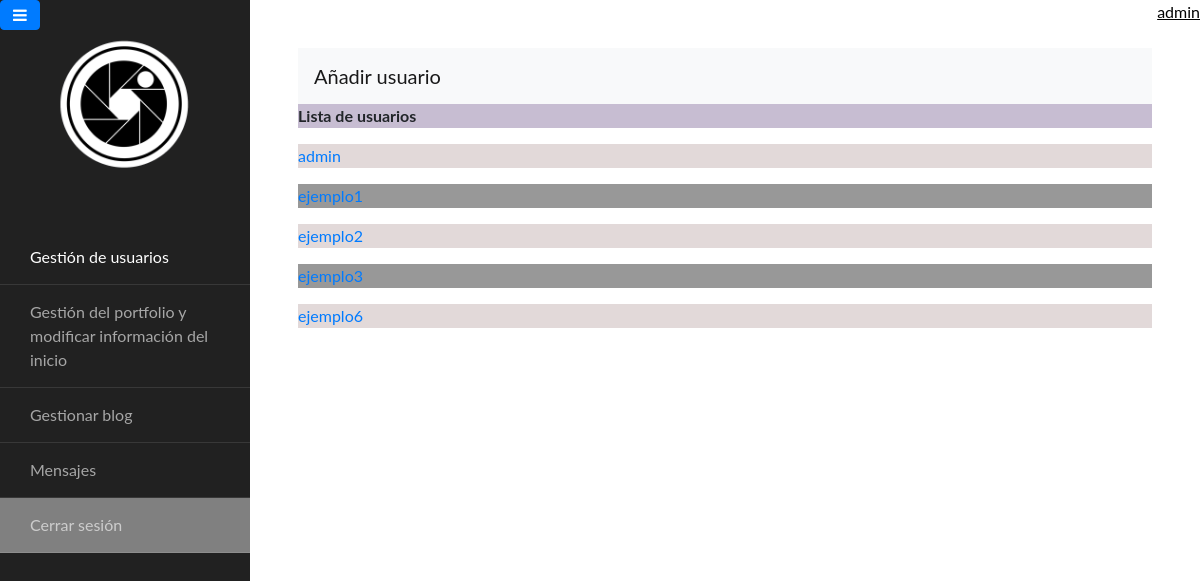
The page /contents/views/userAdmin/home.php (signed in) on the database its author committed.
### tables this page shows
CREATE TABLE `users` (
  `id` int(11) NOT NULL,
  `email` varchar(200) NOT NULL,
  `password` varchar(200) NOT NULL
);

### contents/views/userAdmin/home.php (the view, shortened to what this page needs)
<?php
  require '../../connections/database.php';
  require '../../connections/getData.php';
 ?>
<!DOCTYPE html>
<html>
<head>
<link rel="stylesheet" href="https://stackpath.bootstrapcdn.com/bootstrap/4.4.1/css/bootstrap.min.css">
<link rel="stylesheet" href="https://cdnjs.cloudflare.com/ajax/libs/font-awesome/4.7.0/css/font-awesome.min.css">
<link rel="stylesheet" href="../../styles/estiloVistaPrincipal.css">
</head>
<body id="backgroundImages">
  <div class="wrapper d-flex align-items-stretch">
			<nav id="sidebar">
	  		<h1><a href="home.php" class="logo"><img src="../../images/logoSinLetrasCircular.png"
    style="max-width:100%;"></a></h1>
        <ul id="cambioActivo" class="list-unstyled components mb-5">
                <li class="active"><a href="home.php">Gestión de usuarios</a></li>
                <li class="boton"><a  href="#gestPort" onclick="cargarAdm('#gestionPortfolio');">Gestión del portfolio y modificar información del inicio</a></li>
                <li class="boton"><a href="#gestBlog" onclick="cargarAdm('#gestionarBlog');">Gestionar blog</a></li>
                <li class="boton"><a href="#mensajes" onclick="cargarCont('mensajes.php');">Mensajes</a></li>
                <li class="boton"><a class="btnSpe" href="../../connections/logout.php">Cerrar sesión</a></li>
        </ul>
    	</nav>
      <div class="custom-menu">
					<button type="button" id="sidebarCollapse" class="btn btn-primary">
	          <i class="fa fa-bars"></i>
	        </button>
        </div>
      <div id="content" class="p-4 p-md-5 pt-5">
    <nav class="navbar navbar-expand-lg navbar-light bg-light" >
    <a class="navbar-brand"  type="button" class="btn btn-info btn-lg" data-toggle="modal" data-target="#anadirUsuario">Añadir usuario</a>
    </nav>
      <div id="adminSquare">
        <div id="titulo"><p><b>Lista de usuarios</b></p></div>
        <div class="grid-container">
          <?php
          $consulta="SELECT * FROM users";
          $records=$conn->prepare($consulta);
          $records->execute();
          $numero=0;
          $uno=1;
          if($records->rowcount() >0){
            while($row = $records->fetch(PDO::FETCH_ASSOC)){
                $numero=$numero + $uno;
                if(($numero % 2) == 0){
                    echo ' <div class="contenedor_oscuro">
                          <p><a href="gestionUsuario.php?id='.$row['id'].'">' . $row['email'] . '</a></p>
                          </div>';
                    }
                else{
                    echo ' <div class="contenedor_claro">
                            <p><a href="gestionUsuario.php?id='.$row['id'].'">' . $row['email'] . '</a></p>
                            </div>';
            }
          }
        }
      ?>
    </div>
</div>
  </div>
  <p id="user"><?php printf($results["email"]);?></p>
</div>
</body>
</html>

### contents/styles/estiloVistaPrincipal.css (style rules this page uses)
html { height: 100%; }
body { font-family: "Lato", sans-serif; background-size: cover; background-repeat: no-repeat; }
#user { position: fixed; right: 0; top: 0; color: black; text-decoration: underline black; }
#titulo { background: rgba(116, 93, 143, 0.404); }
#titulo p { text-align: left; }
.contenedor_oscuro { background: rgba(0, 0, 0, 0.404); cursor: pointer; }
.contenedor_claro { background: rgba(184, 160, 160, 0.404); cursor: pointer; }
.grid-container div { text-align: justify; }
#backgroundImages { background-image: url("../../images/fondos/fondo1.jpeg") no-repeat center center; transition: background 3s; min-height:100vh; position:relative; }
.custom-menu { position: fixed; }
.btnSpe { background-color: gray; }
#sidebar { min-width: 250px; max-width: 250px; background: #212121; color: #fff; -webkit-transition: all 0.3s; -o-transition: all 0.3s; transition: all 0.3s; position: relative; height: 100vh ; transition: width .35s; overflow-y: scroll; }
#sidebar h1 { margin-bottom: 20px; font-weight: 700; font-size: 20px; }
#sidebar h1 .logo { color: #fff; display: block; padding: 10px 30px; background: rgba(255, 255, 255, 0); }
#sidebar ul.components { padding: 0; }
#sidebar ul li { font-size: 16px; }
#sidebar ul li a { padding: 15px 30px; display: block; color: rgba(255, 255, 255, 0.6); border-bottom: 1px solid rgba(255, 255, 255, 0.1); }
#sidebar ul li.active > a { background: transparent; color: #fff; }
#content { width: 100%; padding: 0; min-height: 100vh; -webkit-transition: all 0.3s; -o-transition: all 0.3s; transition: all 0.3s; height: 80vh ; background-color: rgba(255,255,255,.5); transition: width .35s; overflow-y: scroll; }

### rows shown on the page
users: email "admin"
users: email "ejemplo1"
users: email "ejemplo2"
users: email "ejemplo3"
users: email "ejemplo6"
